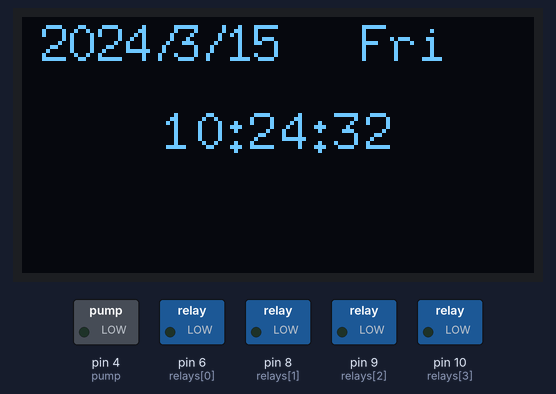
Recording of a sketch running on a simulated Arduino Uno, built with avr-gcc and run on an emulated ATmega328P. On the bench: 128×64 one-colour display, switched loads named in the sketch (green lamp = pin HIGH). The local clock reads 2024-03-15 10:24:30 at power-on unless the sketch sets it; what the sketch prints to the serial monitor is not drawn.

Above: at 2.3 s.
At 16.4 s:
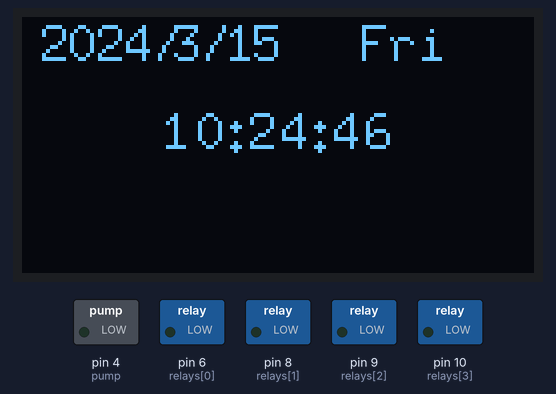
At 19.4 s:
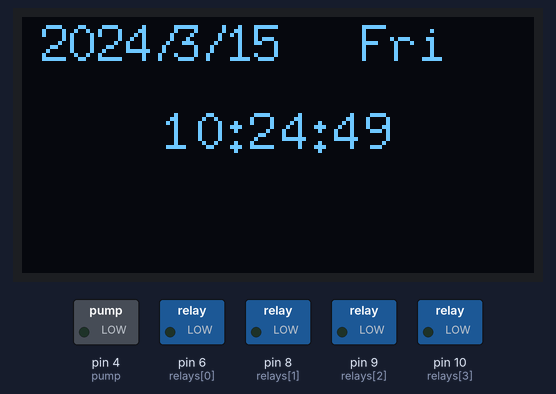
At 24.3 s:
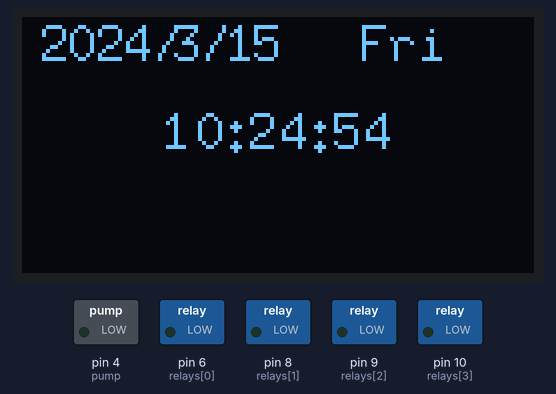
At 28.3 s:
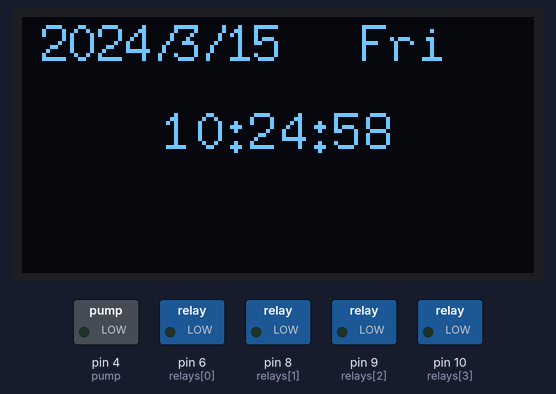
At 36.3 s:
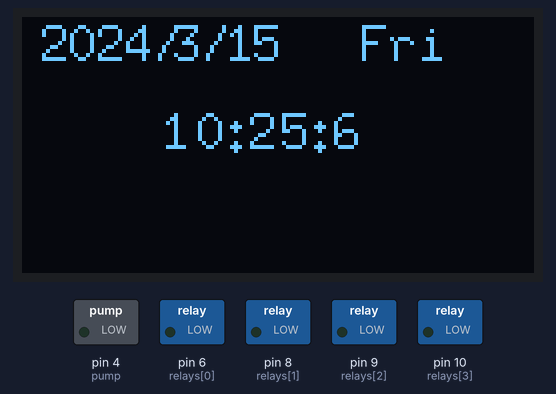

The sketch:

watering_kit.ino
```cpp
#include <Wire.h>
#include "U8glib.h"
U8GLIB_SSD1306_128X64 u8g(U8G_I2C_OPT_NONE);    // I2C
#include "Wire.h"
#include "RTClib.h"
RTC_DS1307 RTC;


//Таймер часов

DateTime today;

// Время полива
int water_hours = 22;
int water_minutes = 53;

// set water relays
int relays[4] = {6,8,9,10};

// set water pump
int pump = 4;

static unsigned long currentMillis_send = 0;
static unsigned long  Lasttime_send = 0;

char daysOfTheWeek[7][12] = {"Sun", "Mon", "Tues", "Wed", "Thur", "Fri", "Sat",};
unsigned long nowtime;
unsigned long endtime;
unsigned long nowtimeNext;
unsigned long nowtime1;
unsigned long endtime1;
unsigned long nowtimeNext1;
unsigned long nowtime2;
unsigned long endtime2;
unsigned long nowtimeNext2;
unsigned long nowtime3;
unsigned long endtime3;
unsigned long nowtimeNext3;


void setup()
{
  delay(2000);
  Wire.begin();
  RTC.begin();
  Serial.begin(9600);

  // declare relay as output
  for(int i = 0; i < 4; i++) {
    pinMode(relays[i], OUTPUT);
  }

  // declare pump as output
  pinMode(pump, OUTPUT);
}

void loop()
{
  //Получаем знач. из RTC в объект
  today = RTC.now();

  //Выводим в консоль
  Serial.print(today.hour(), DEC);
  Serial.print(':');
  Serial.println(today.minute(), DEC);

  //Если пришло время полива - включаем помпу
  if(today.hour() == water_hours && today.minute() == water_minutes)
      water_flower();

  u8g.firstPage();
  do
  {
    drawtime();
  } while ( u8g.nextPage() );

  delay(100);
}

void water_flower()
{
    Serial.print("Started watering");
    for(int i = 0; i < 2; i++) {

      digitalWrite(relays[i], HIGH);
      delay(50);
      digitalWrite(pump, HIGH);
      delay(20000);

      digitalWrite(pump, LOW);
      delay(50);
      digitalWrite(relays[i], LOW);

     }
    Serial.print("Finished watering");
    //wait till 1 minute reaches
    delay(60000);
}

void drawtime(void)
{
  int x = 5;
  float i = 25.00;
  float j = 54;
  DateTime now = RTC.now();
  //Serial.print(now.year(), DEC);
  if (! RTC.isrunning())
  {
    u8g.setFont(u8g_font_6x10);
    u8g.setPrintPos(5, 20);
    u8g.print("RTC is NOT running!");
    RTC.adjust(DateTime(__DATE__, __TIME__));
  }
  else
  {
    u8g.setFont(u8g_font_7x13);
    u8g.setPrintPos(x, 11);
    u8g.print(now.year(), DEC);
    u8g.setPrintPos(x + 80, 11);
    u8g.print(daysOfTheWeek[now.dayOfTheWeek()]);
    u8g.setPrintPos(x + 28, 11);
    u8g.print("/");
    u8g.setPrintPos(x + 33, 11);
    u8g.print(now.month(), DEC);
    if (now.month() < 10)
      x -= 7;
    u8g.setPrintPos(x + 47, 11);
    u8g.print("/");
    u8g.setPrintPos(x + 53, 11);
    u8g.print(now.day(), DEC);
    u8g.setFont(u8g_font_8x13);
    int x = 35;
    u8g.setPrintPos(x, 33);
    u8g.print(now.hour(), DEC);
    if (now.hour() < 10)
      x -= 7;
    u8g.setPrintPos(x + 15, 33);
    u8g.print(":");
    u8g.setPrintPos(x + 21, 33);
    u8g.print(now.minute(), DEC);
    if (now.minute() < 10)
      x -= 7;
    u8g.setPrintPos(x + 36, 33);
    u8g.print(":");
    u8g.setPrintPos(x + 42, 33);
    u8g.print(now.second(), DEC);
  }
}
```

Measured:
- what the display in image 1 shows lasts 1.0 s, from 16.4 s to 17.4 s
